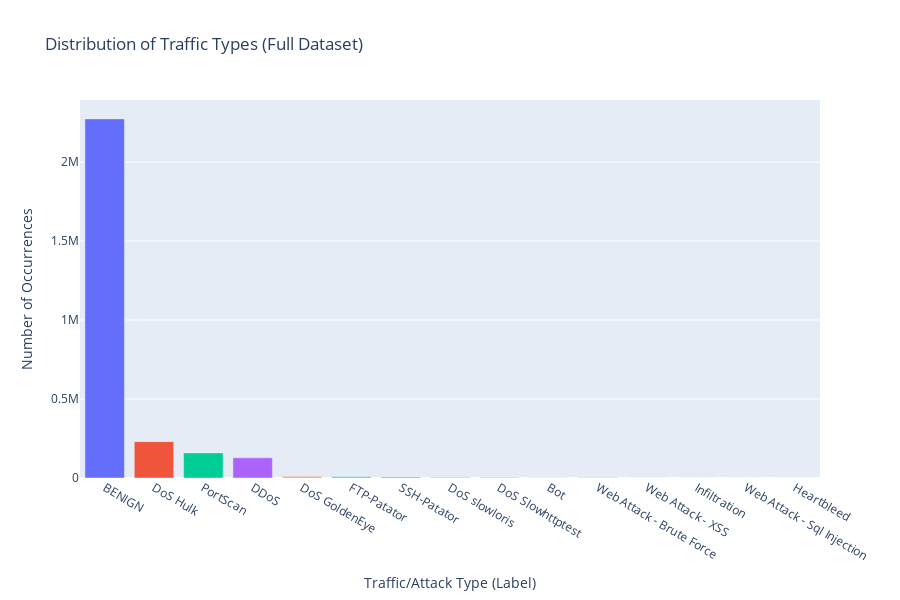

Source (notebook cell):
### Code cell
output_path = 'saved_plots/label_counts.csv'
label_counts_df = pd.read_csv(output_path)

fig = go.Figure()
for _, row in label_counts_df.iterrows():
    fig.add_trace(go.Bar(
        x=[row['Label']],
        y=[row['count']],
        name=row['Label']
    ))

fig.update_layout(
    title_text="Distribution of Traffic Types (Full Dataset)",
    xaxis_title="Traffic/Attack Type (Label)",
    yaxis_title="Number of Occurrences",
    height=600,
    showlegend=False
)

fig.show()

### Figure 1 — Plotly figure (JSON) as saved in the notebook; plotly's stock layout.template omitted (floating-point values rounded to 4 significant figures)
{"data": [{"name": "BENIGN", "type": "bar", "x": ["BENIGN"], "y": [2272688]}, {"name": "DoS Hulk", "type": "bar", "x": ["DoS Hulk"], "y": [230124]}, {"name": "PortScan", "type": "bar", "x": ["PortScan"], "y": [158930]}, {"name": "DDoS", "type": "bar", "x": ["DDoS"], "y": [128027]}, {"name": "DoS GoldenEye", "type": "bar", "x": ["DoS GoldenEye"], "y": [10293]}, {"name": "FTP-Patator", "type": "bar", "x": ["FTP-Patator"], "y": [7938]}, {"name": "SSH-Patator", "type": "bar", "x": ["SSH-Patator"], "y": [5897]}, {"name": "DoS slowloris", "type": "bar", "x": ["DoS slowloris"], "y": [5796]}, {"name": "DoS Slowhttptest", "type": "bar", "x": ["DoS Slowhttptest"], "y": [5499]}, {"name": "Bot", "type": "bar", "x": ["Bot"], "y": [1966]}, {"name": "Web Attack - Brute Force", "type": "bar", "x": ["Web Attack - Brute Force"], "y": [1507]}, {"name": "Web Attack - XSS", "type": "bar", "x": ["Web Attack - XSS"], "y": [652]}, {"name": "Infiltration", "type": "bar", "x": ["Infiltration"], "y": [36]}, {"name": "Web Attack - Sql Injection", "type": "bar", "x": ["Web Attack - Sql Injection"], "y": [21]}, {"name": "Heartbleed", "type": "bar", "x": ["Heartbleed"], "y": [11]}], "layout": {"height": 600, "showlegend": false, "title": {"text": "Distribution of Traffic Types (Full Dataset)"}, "xaxis": {"title": {"text": "Traffic/Attack Type (Label)"}}, "yaxis": {"title": {"text": "Number of Occurrences"}}}}
